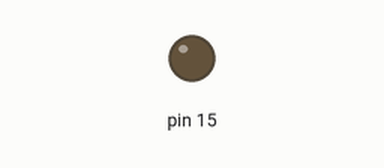
The sketch below on a simulated Arduino Uno, built with avr-gcc and run on an emulated ATmega328P. Parts: output pins drawn as LEDs (lit = HIGH).

Above: at 1.2 s.
At 5.2 s:
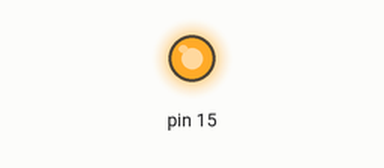
Timing chart, 0 to 15.0 s (numbered marks = the images above):
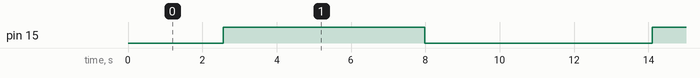

Measured:
- by itself, pin 15: alternates HIGH for 5.4 s and LOW for 6.1 s

The sketch:

06_PWMLED.ino
```cpp
void setup() {
  // put your setup code here, to run once:
  pinMode(15,OUTPUT);
  Serial.begin(115200);

}

void loop() {
  // put your main code here, to run repeatedly:

  for (int i = 0 ; i <= 255 ; i++){
    analogWrite(15,i);
    delay(20);
  }

  delay(300);

  for (int i = 255 ; i >= 0 ; i--){
    analogWrite(15,i);
    delay(20);
  }

  delay(1000);

  //analogWrite(15,10);

}
```
